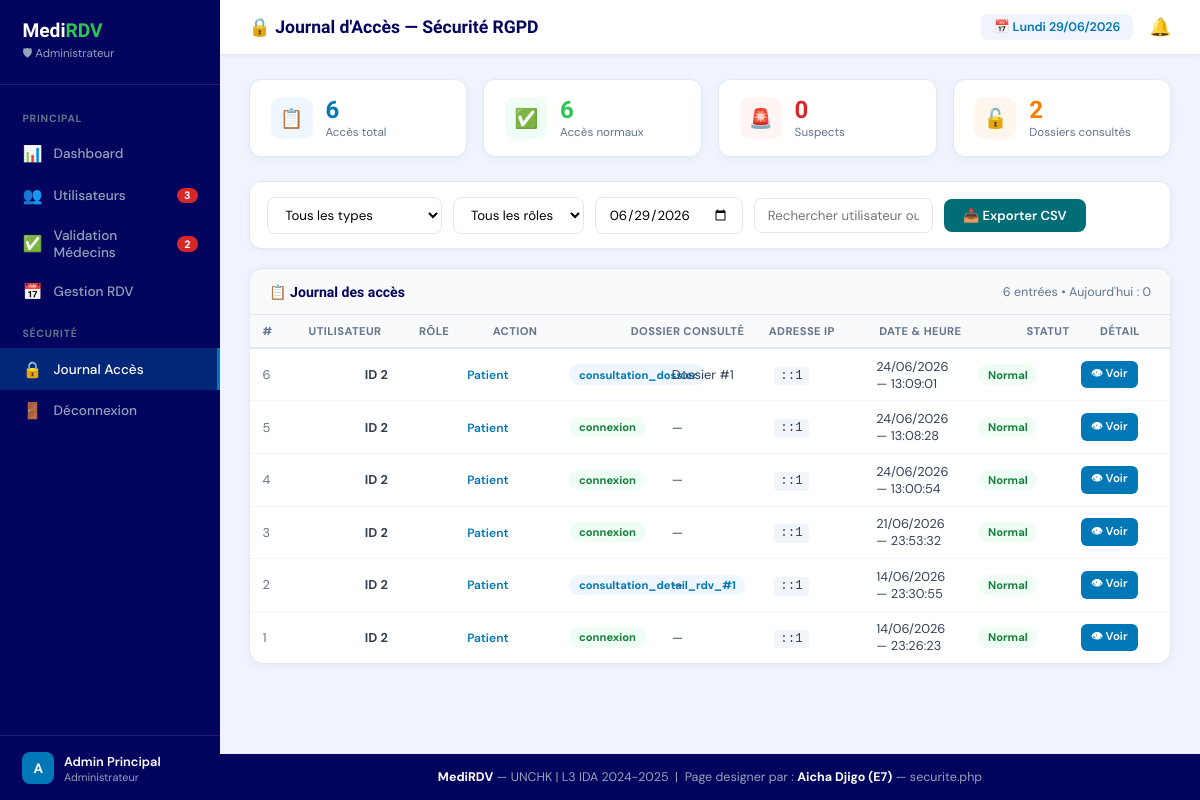
The app's page /pages/securite.php (signed in) with its own data.
### tables this page shows
CREATE TABLE IF NOT EXISTS `journal_acces` (
  `id` int NOT NULL AUTO_INCREMENT,
  `id_user` int NOT NULL,
  `type_user` enum('patient','medecin','admin') NOT NULL,
  `action` varchar(200) NOT NULL,
  `id_dossier` int DEFAULT NULL,
  `ip_address` varchar(45) DEFAULT NULL,
  `date_action` timestamp NULL DEFAULT CURRENT_TIMESTAMP,
  PRIMARY KEY (`id`)
);

### pages/securite.php (the view, shortened to what this page needs)
<?php
require_once __DIR__ . '/../includes/connexion.php';
$admin_id = $_SESSION['user_id'];
$stmt = $pdo->prepare("SELECT * FROM admins WHERE id = :id LIMIT 1");
$stmt->execute([':id' => $admin_id]);
$admin = $stmt->fetch(PDO::FETCH_ASSOC);
$stats = [
    'total' => $pdo->query("SELECT COUNT(*) FROM journal_acces")->fetchColumn(),
    'normaux' => $pdo->query("SELECT COUNT(*) FROM journal_acces WHERE action NOT LIKE '%suspect%' AND action NOT LIKE '%tentative%'")->fetchColumn(),
    'suspects' => $pdo->query("SELECT COUNT(*) FROM journal_acces WHERE action LIKE '%suspect%' OR action LIKE '%tentative%'")->fetchColumn(),
    'dossiers' => $pdo->query("SELECT COUNT(*) FROM journal_acces WHERE action LIKE '%consultation%' OR action LIKE '%dossier%'")->fetchColumn(),
];
$page = (int)($_GET['page'] ?? 1);
$limit = 10;
$offset = ($page - 1) * $limit;
$sql = "SELECT * FROM journal_acces ORDER BY date_action DESC LIMIT :limit OFFSET :offset";
$stmt = $pdo->prepare($sql);
$stmt->bindValue(':limit', $limit, PDO::PARAM_INT);
$stmt->bindValue(':offset', $offset, PDO::PARAM_INT);
$stmt->execute();
$acces = $stmt->fetchAll(PDO::FETCH_ASSOC);
$total = $pdo->query("SELECT COUNT(*) FROM journal_acces")->fetchColumn();
$initiales = strtoupper(substr($admin['nom'], 0, 1));
$date_actuelle = date('d/m/Y');
$jours_fr = ['Monday'=>'Lundi','Tuesday'=>'Mardi','Wednesday'=>'Mercredi',
             'Thursday'=>'Jeudi','Friday'=>'Vendredi','Saturday'=>'Samedi','Sunday'=>'Dimanche'];
$jour_actuel = $jours_fr[date('l')];
?>
<!DOCTYPE html>
<html lang="fr">
<head>
    <link rel="stylesheet" href="https://cdnjs.cloudflare.com/ajax/libs/font-awesome/6.4.0/css/all.min.css">
</head>
<body>
<div class="admin-sidebar" id="sidebar">
    <div class="sidebar-logo">
        <div class="logo">Medi<span>RDV</span></div>
        <div class="role">🛡 Administrateur</div>
    </div>
    <nav class="sidebar-nav">
        <div class="nav-section">Principal</div>
        <a href="dashboard_admin.php" class="nav-item">
            <span class="icon">📊</span>Dashboard
        </a>
        <a href="gestion_users.php" class="nav-item">
            <span class="icon">👥</span>Utilisateurs
            <span class="badge">3</span>
        </a>
        <a href="validation_medecins.php" class="nav-item">
            <span class="icon">✅</span>Validation Médecins
            <span class="badge">2</span>
        </a>
        <a href="gestion_rdv.php" class="nav-item">
            <span class="icon">📅</span>Gestion RDV
        </a>
        <div class="nav-section">Sécurité</div>
        <a href="securite.php" class="nav-item active">
            <span class="icon">🔒</span>Journal Accès
        </a>
        <a href="logout.php" class="nav-item">
            <span class="icon">🚪</span>Déconnexion
        </a>
    </nav>
    <div class="sidebar-footer">
        <div style="display:flex;align-items:center;gap:.6rem">
            <div class="admin-av"><?=$initiales?></div>
            <div>
                <div style="font-size:.8rem;font-weight:600;color:#fff"><?=htmlspecialchars($admin['nom'])?></div>
                <div style="font-size:.68rem;color:#94A3B8">Administrateur</div>
            </div>
        </div>
    </div>
</div>
<div class="main-content">
    <div class="top-bar">
        <div style="display:flex;align-items:center;gap:1rem;">
            <h2>🔒 Journal d'Accès — Sécurité RGPD</h2>
        </div>
        <div class="top-right">
            <div class="date-badge">📅 <?=$jour_actuel?> <?=$date_actuelle?></div>
            <a href="notifications.php" class="notif-btn">
                🔔
            </a>
        </div>
    </div>
    <div class="page-content">
        <div class="stats-row">
            <div class="st-card">
                <div class="st-icon" style="background:#EFF6FF">📋</div>
                <div>
                    <div class="st-num" style="color:var(--blue)"><?=$stats['total']?></div>
                    <div class="st-lbl">Accès total</div>
                </div>
            </div>
            <div class="st-card">
                <div class="st-icon" style="background:#F0FDF4">✅</div>
                <div>
                    <div class="st-num" style="color:var(--green)"><?=$stats['normaux']?></div>
                    <div class="st-lbl">Accès normaux</div>
                </div>
            </div>
            <div class="st-card">
                <div class="st-icon" style="background:#FFF5F5">🚨</div>
                <div>
                    <div class="st-num" style="color:var(--red)"><?=$stats['suspects']?></div>
                    <div class="st-lbl">Suspects</div>
                </div>
            </div>
            <div class="st-card">
                <div class="st-icon" style="background:#FFF7ED">🔓</div>
                <div>
                    <div class="st-num" style="color:var(--orange)"><?=$stats['dossiers']?></div>
                    <div class="st-lbl">Dossiers consultés</div>
                </div>
            </div>
        </div>
        <div class="filter-bar">
            <select id="filterType">
                <option value="">Tous les types</option>
            </select>
            <select id="filterRole">
                <option value="">Tous les rôles</option>
            </select>
            <input type="date" id="filterDate" value="<?=date('Y-m-d')?>">
            <input type="text" id="filterSearch" placeholder="Rechercher utilisateur ou IP...">
            <a href="securite.php?export=csv" class="export-btn">📥 Exporter CSV</a>
        </div>
        <div class="table-card">
            <div class="table-head">
                <h4>📋 Journal des accès</h4>
                <span style="font-size:.78rem;color:var(--gray)"><?=$total?> entrées • Aujourd'hui : <?=$pdo->query("SELECT COUNT(*) FROM journal_acces WHERE DATE(date_action) = CURDATE()")->fetchColumn()?></span>
            </div>
            <?php if(empty($acces)): ?>
                <div style="padding:2rem;text-align:center;color:var(--gray);">
                    <div style="font-size:3rem;margin-bottom:0.5rem;">📭</div>
                    <p>Aucune entrée de journal.</p>
                </div>
            <?php else: ?>
            <table class="data-table">
                <thead>
                    <tr>
                        <th style="width:5%">#</th>
                        <th style="width:12%">Utilisateur</th>
                        <th style="width:8%">Rôle</th>
                        <th style="width:15%">Action</th>
                        <th style="width:15%">Dossier consulté</th>
                        <th style="width:12%">Adresse IP</th>
                        <th style="width:16%">Date & Heure</th>
                        <th style="width:8%">Statut</th>
                        <th style="width:9%">Détail</th>
                    </tr>
                </thead>
                <tbody>
                    <?php foreach($acces as $log):
                        $is_suspect = strpos($log['action'], 'suspect') !== false || strpos($log['action'], 'tentative') !== false;
                        $badge_class = strpos($log['action'], 'consultation') !== false ? 'b-consult' :
                                      (strpos($log['action'], 'modification') !== false || strpos($log['action'], 'ajout') !== false ? 'b-modif' :
                                      (strpos($log['action'], 'suppression') !== false ? 'b-suppr' :
                                      (strpos($log['action'], 'connexion') !== false ? 'b-connexion' : 'b-connexion')));
                        $user_label = $log['id_user'] ? 'ID ' . $log['id_user'] : 'Inconnu';
                        $user_style = $is_suspect ? 'color:var(--red);font-weight:700' : '';
                        $role_colors = ['patient' => 'var(--blue)', 'medecin' => 'var(--orange)', 'admin' => 'var(--purple)'];
                        $role_color = $role_colors[$log['type_user']] ?? 'var(--gray)';
                    ?>
                    <tr class="<?=$is_suspect?'suspect':''?>">
                        <td style="<?=$is_suspect?'color:var(--red);font-weight:700':'color:var(--gray)'?>"><?=$log['id']?></td>
                        <td><strong style="<?=$user_style?>"><?=$user_label?></strong></td>
                        <td>
                            <?php if($log['type_user']): ?>
                                <span style="color:<?=$role_color?>;font-weight:600;font-size:.75rem"><?=ucfirst($log['type_user'])?></span>
                            <?php else: ?>
                                —
                            <?php endif; ?>
                        </td>
                        <td><span class="badge <?=$badge_class?>"><?=htmlspecialchars($log['action'])?></span></td>
                        <td><?=$log['id_dossier'] ? 'Dossier #' . $log['id_dossier'] : '—'?></td>
                        <td><span class="ip-code <?=$is_suspect?'style="color:var(--red)"':''?>"><?=htmlspecialchars($log['ip_address'] ?? '—')?></span></td>
                        <td><?=date('d/m/Y — H:i:s', strtotime($log['date_action']))?></td>
                        <td><span class="badge <?=$is_suspect?'b-suspect':'b-connexion'?>"><?=$is_suspect?'Suspect':'Normal'?></span></td>
                        <td>
                            <a href="securite.php?voir=<?=$log['id']?>" class="action-view" title="Voir les détails">
                                👁 Voir
                            </a>
                        </td>
                    </tr>
                    <?php endforeach; ?>
                </tbody>
            </table>
            <?php endif; ?>
        </div>
    </div>
    <footer>
        <p><strong>MediRDV</strong> — UNCHK | L3 IDA 2024-2025 &nbsp;|&nbsp; Page designer par : <strong>Aicha Djigo (E7)</strong> — securite.php</p>
    </footer>
</div>
</body>
</html>

### records on screen
journal_acces: id "6", id_user "2", id_user "ID 2", type_user "Patient", action "consultation_dossier", id_dossier "1", ip_address "::1", date_action "24/06/2026 — 13:09:01", shows "Normal"
journal_acces: id "5", id_user "ID 2", type_user "Patient", action "connexion", ip_address "::1", date_action "24/06/2026 — 13:08:28", shows "Normal"
journal_acces: id "4", id_user "ID 2", type_user "Patient", action "connexion", ip_address "::1", date_action "24/06/2026 — 13:00:54", shows "Normal"
journal_acces: id "3", id_user "ID 2", type_user "Patient", action "connexion", ip_address "::1", date_action "21/06/2026 — 23:53:32", shows "Normal"
journal_acces: id "2", id_user "ID 2", type_user "Patient", action "consultation_detail_rdv_#1", ip_address "::1", date_action "14/06/2026 — 23:30:55", shows "Normal"
journal_acces: id "1", id_user "ID 2", type_user "Patient", action "connexion", ip_address "::1", date_action "14/06/2026 — 23:26:23", shows "Normal"

### other values on screen
$initiales "A"
$admin['nom'] "Admin Principal"
$stats['suspects'] "0"
$total "6"
